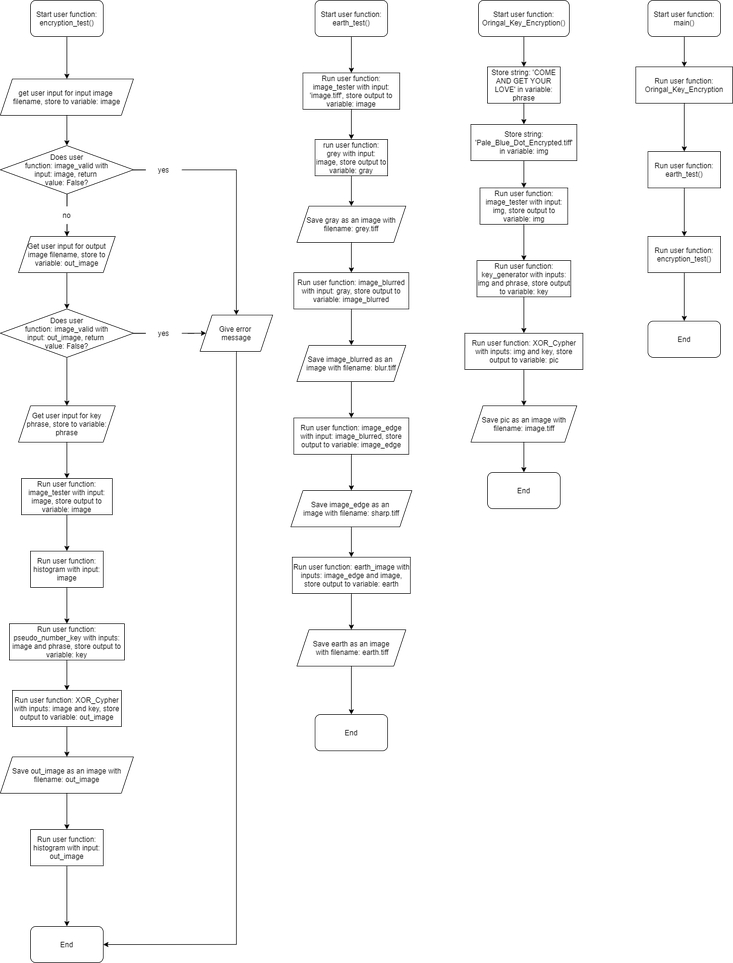
#> input picture Those_last_few_functions.png, 733 x 963 px, shrunk from 1211 x 1591 before the run, given in place of image.tiff, which was not available
$ python grey_search.py
#> lines starting #> are read from the running program, lines starting #| are printed output that depends on the picture; after the words box and inside, x2 and y2 are one past the last pixel; in counts of white or black regions, pixels touching at a corner belong together; pictures that were not available may be replaced by others from this repository, and a replacement may not be noted
### Image_analysis.py
import numpy as np
import matplotlib.pyplot as plt

# [16 lines left out: functions img_input, image_valid, not called in this run]

def image_tester(img):
    #test the ending of the image file input
    #then reads the file in correctly depending on the ending
    if img.endswith('.jpg'):
        image = plt.imread(img)
    elif img.endswith('.png'):
        image = plt.imread(img)
        image = image.astype(np.uint8)
    elif img.endswith('.tiff'):
        image = plt.imread(img)[:,:,:3]

    return image


# [6 lines left out: function dim, not called in this run]

def test():
    image = image_tester('image.tiff')
    dim(image)

def main():
    test()

# [2 lines that do not run on import are left out]

### grey_search.py
import numpy as np
import matplotlib.pyplot as plt
import scipy
import Image_analysis as ia
from scipy import ndimage
def grey(image):

    #image = ia.image_tester(image)
    #uses matrix multiplication on the rgb values of the photo
    grey_values = (image[:,:,0]*.299 + image[:,:,1]*.587 + image[:,:,2]*.114)
    #this automatically gets the dim from the image, by just coppying
    grey = image.copy()

    #this inserts the grey rgb values in to the grey photo, since the rgb values should all the be same for the same row, col
    for i in range(3):
        grey[:,:,i] = grey_values

    return grey


def earth_finder(grey_image):
    #reads the string
    #grey_image = ia.image_tester(grey_image)

    #makes sure the border exception is taken out
    grey_image = grey_image[1:,1:,:]

    #gets the brighest spot on the image
    brightest_spot = np.amax(grey_image)

    #finds the index where the maximum value is
    index_max = np.where(grey_image == brightest_spot)

    #takes where first items(ie earth row, earth col) of each list return, the turns the tupple to a list
    cordinates = list(zip(index_max[0], index_max[1]))

    #since all rgb values are the same, we only need the first item of the list
    return cordinates[0]


def earth_image(sharpened_image, orginal_image):
    #gets the location
    location = earth_finder(sharpened_image)

    #it take the location and get the row-50 to row+50 and the same for the column with the color values the same


    #gets the 101x101 image by take the place 0,0 as the location of the earth from the last fuction earth_finder
    #then is takes the 50 pixels, in front, above, behind and below it
    earth = orginal_image[location[0]-50:location[0]+51, location[1]-50:location[1]+51,:]

    return earth

def image_blur(image):

    image = uint8_float64(image)
    #image = ia.image_tester(image)
    #using the guassian filter, blurres the image
    blurred1 = scipy.ndimage.gaussian_filter(image, sigma=2.5)

    return blurred1

def image_smoother(blurred_image):

    #gets the gradient of the blurred image in the x-direction
    sx = ndimage.sobel(blurred_image, axis=0, output=None, mode ='constant', cval=0.0)
    #gets the gradient of the blurred image in the y-direction
    sy = ndimage.sobel(blurred_image, axis=1, output=None, mode ='constant', cval=0.0)
    #hypot get the hypotenuse, or ie sqrt(a^2 + b^2) = C, this is get the gradient edge decetection
    #ie this combine the vertical and horizontal edges
    sob = np.hypot(sx, sy)

    sob = float64_uint8(sob)
    sob = grey(sob)

    return sob

def float64_uint8(img):
    # [6 lines of commented-out code are left out]
    img = 255*img
    img = img.astype(np.uint8)

    return img


def uint8_float64(img):
    #img_data_max = np.iinfo(img.dtype).max
    #img = ia.image_tester(img)
    #dives the unint8 values to the get the 0-1 float64 values
    img = img/255
    img = img.astype(np.float64)

    return img


def test():
     image = ia.image_tester('image.tiff')
#> in image_tester, `image = plt.imread(img)[:,:,:3]`:
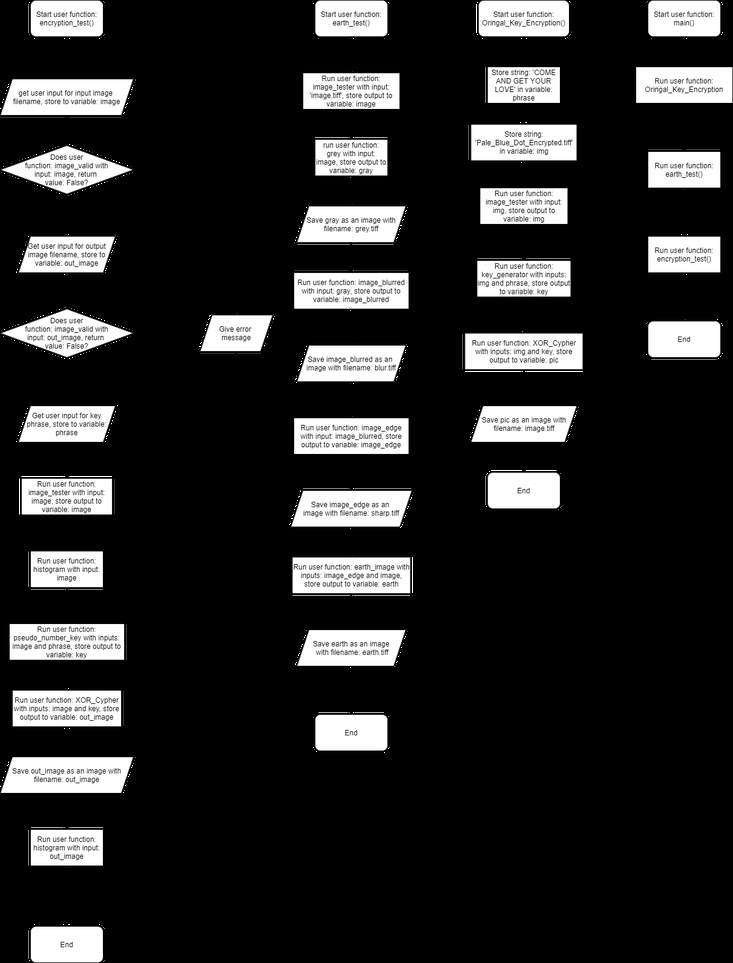
#> image: shape (963, 733, 3) float32; min 0, max 1, mean 0.161
     gray = grey(image)
#> after the loop in grey, `for i in range(3):`: grey: shape (963, 733, 3) float32; 2.95% of pixels changed, all inside (x1, y1, x2, y2) = (0, 0, 733, 963)

     i1 = image_blur(gray)
#> in image_blur, `blurred1 = scipy.ndimage.gaussian_filter(image, sigma=2.5)`:
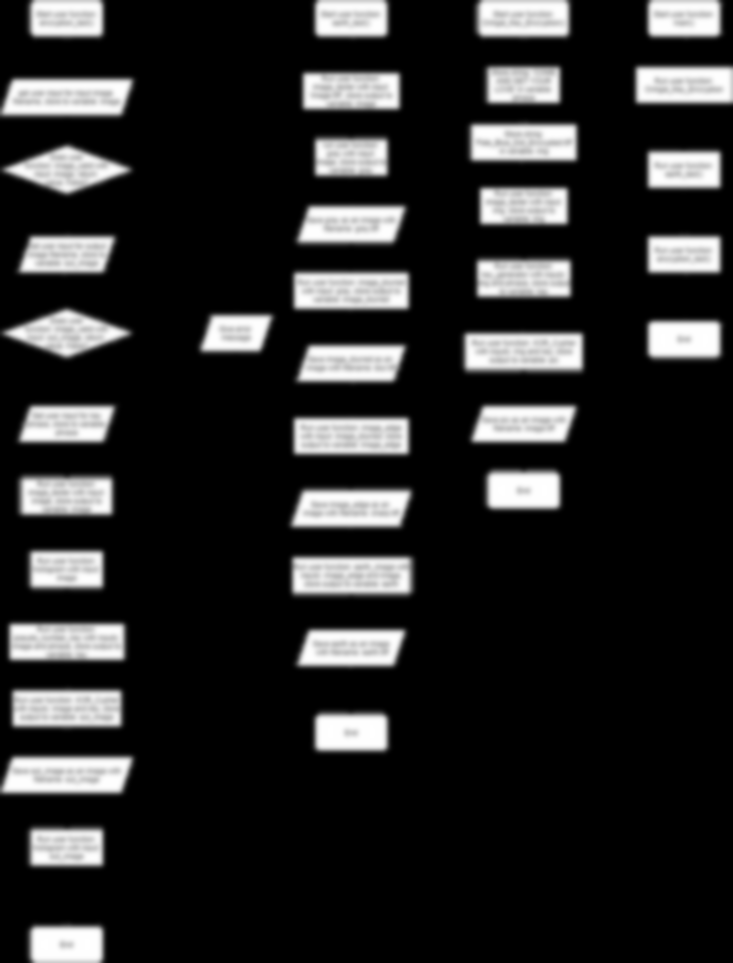
#> blurred1: shape (963, 733, 3) float64; min 0, max 0.00392, mean 0.000632; drawn with min black and max white
     plt.imsave('blur.tiff', i1)

     #i2 = uint8_float64(i1)
     i2 = image_smoother(i1)
     #i2 = float64_uint8(i2)
     plt.imsave('sharp.tiff', i2)


     e = earth_image(i2, image)
     plt.imsave('earth.tiff', e)

    # [16 lines of commented-out code are left out]

def main():
    test()
#> in test, `plt.imsave('blur.tiff', i1)`:
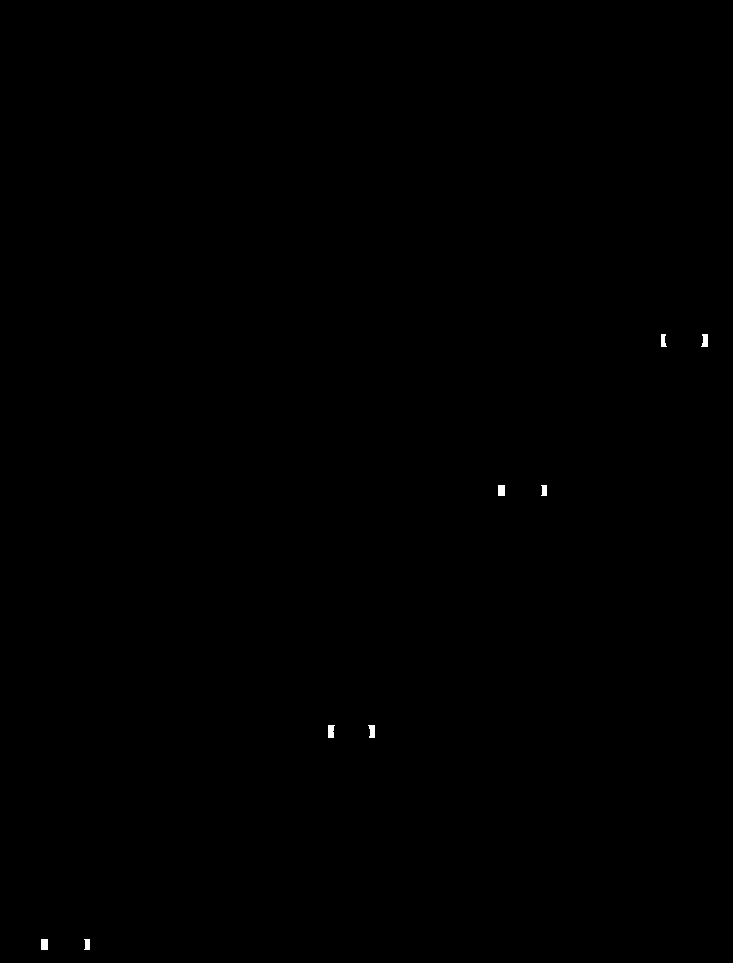
#> saved as blur.tiff: shape (963, 733, 3); values 0 (black) and 1 (white), 0.08% white; 8 white regions, largest, box (x1, y1, x2, y2) and area: (328, 725, 335, 738) 78, (498, 485, 505, 496) 77, (41, 939, 48, 950) 77
#> in image_smoother, `sx = ndimage.sobel(blurred_image, axis=0, output=None, mode ='constant..`:
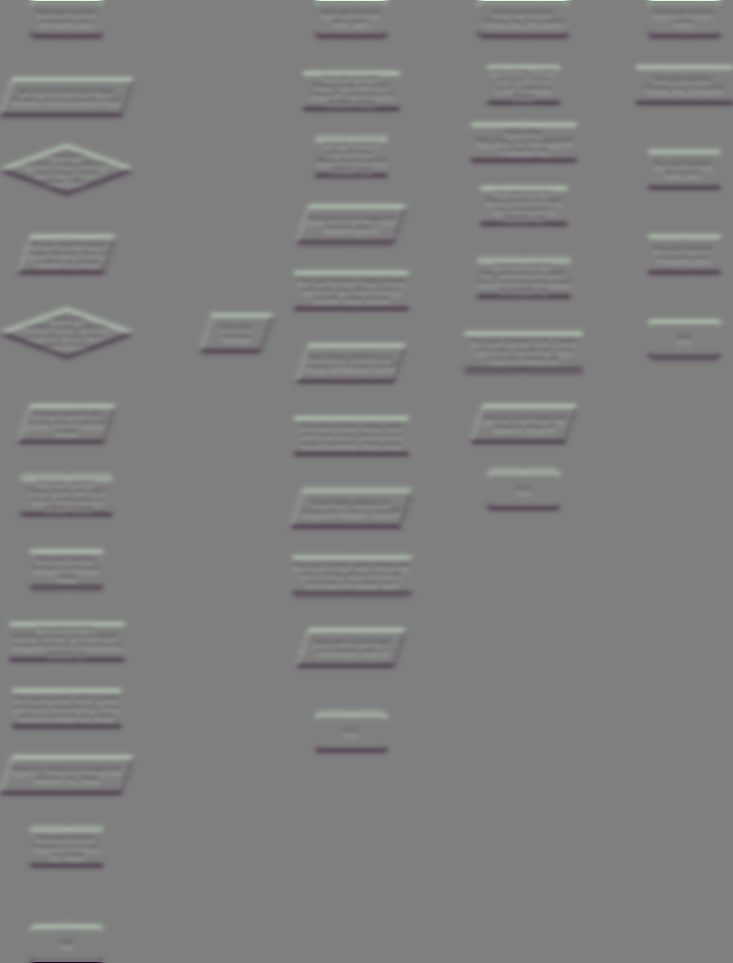
#> sx: shape (963, 733, 3) float64; mean of channels 0, 1, 2 -1.23e-05, -1.64e-05, -1.23e-05; drawn with min black and max white
#> in image_smoother, `sy = ndimage.sobel(blurred_image, axis=1, output=None, mode ='constant..`:
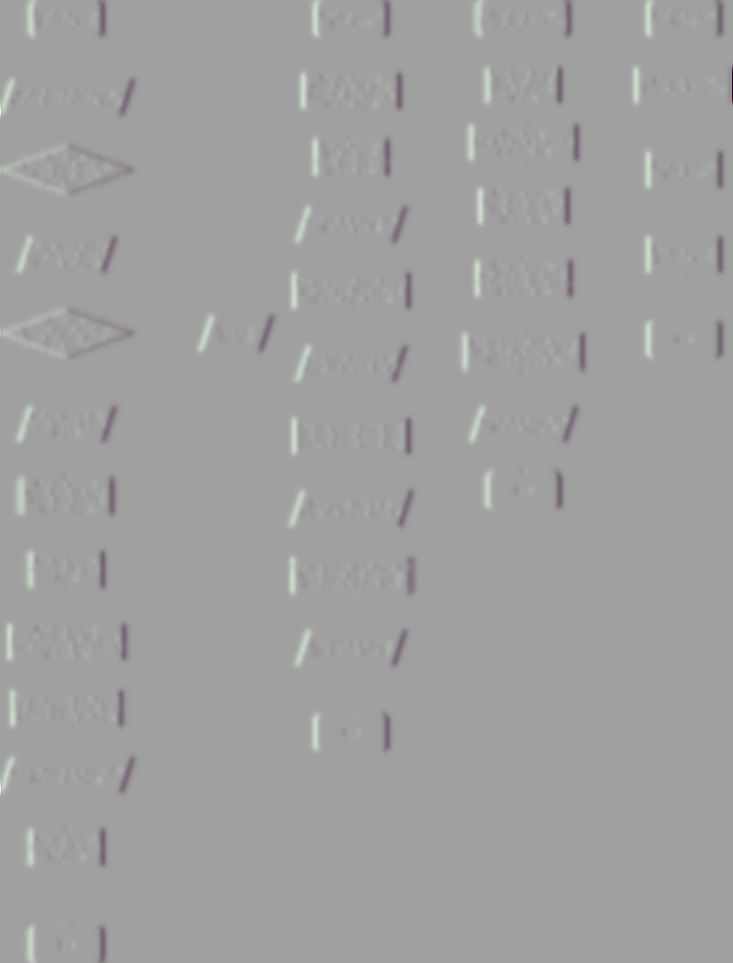
#> sy: shape (963, 733, 3) float64; mean of channels 0, 1, 2 1.08e-06, 1.44e-06, 1.08e-06; drawn with min black and max white
#> after the loop in grey (call 2), `for i in range(3):`: grey: shape (963, 733, 3); min 0, max 11, mean 0.185
#> in earth_finder, `grey_image = grey_image[1:,1:,:]`:
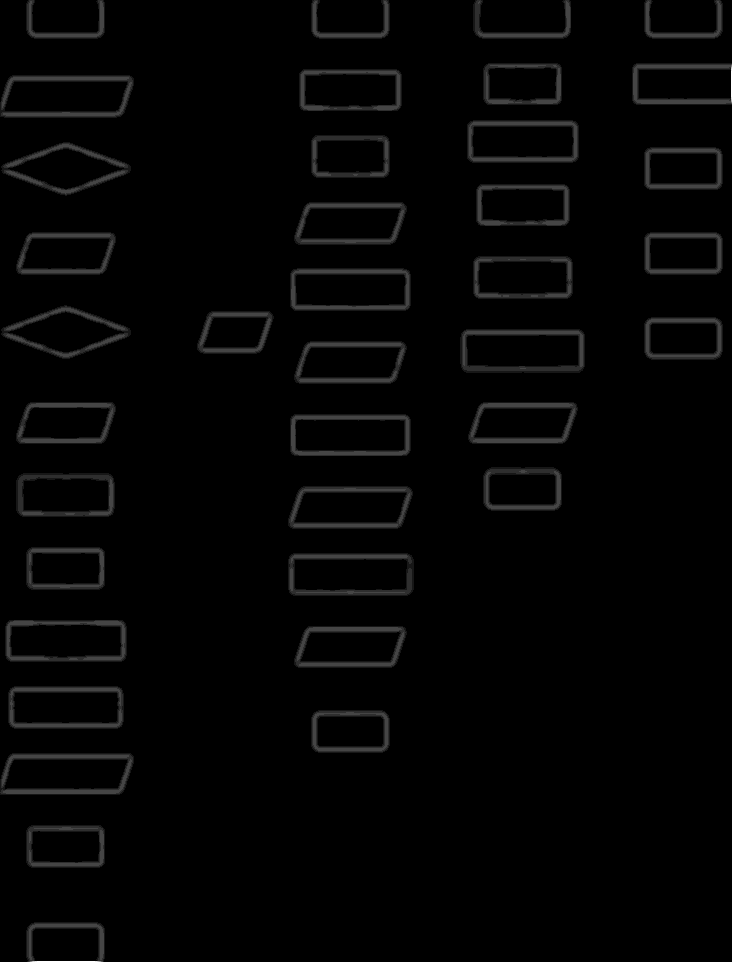
#> grey_image: shape (962, 732, 3); min 0, max 11, mean 0.181; drawn with min black and max white
#> in earth_finder, `brightest_spot = np.amax(grey_image)`: brightest_spot = 11
#> in earth_finder, `cordinates = list(zip(index_max[0], index_max[1]))`: cordinates = 252 pairs, first value 71 to 961, second value 37 to 731
#> in earth_image, `location = earth_finder(sharpened_image)`: location = (71, 731)
#> in earth_image, `earth = orginal_image[location[0]-50:location[0]+51, location[1]-50:lo..`:
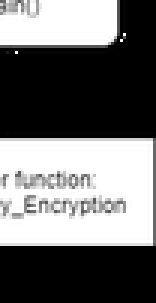
#> earth: shape (101, 52, 3) float32 (shown 3 times larger); min 0, max 1, mean 0.44

if __name__ == '__main__':
    main()
